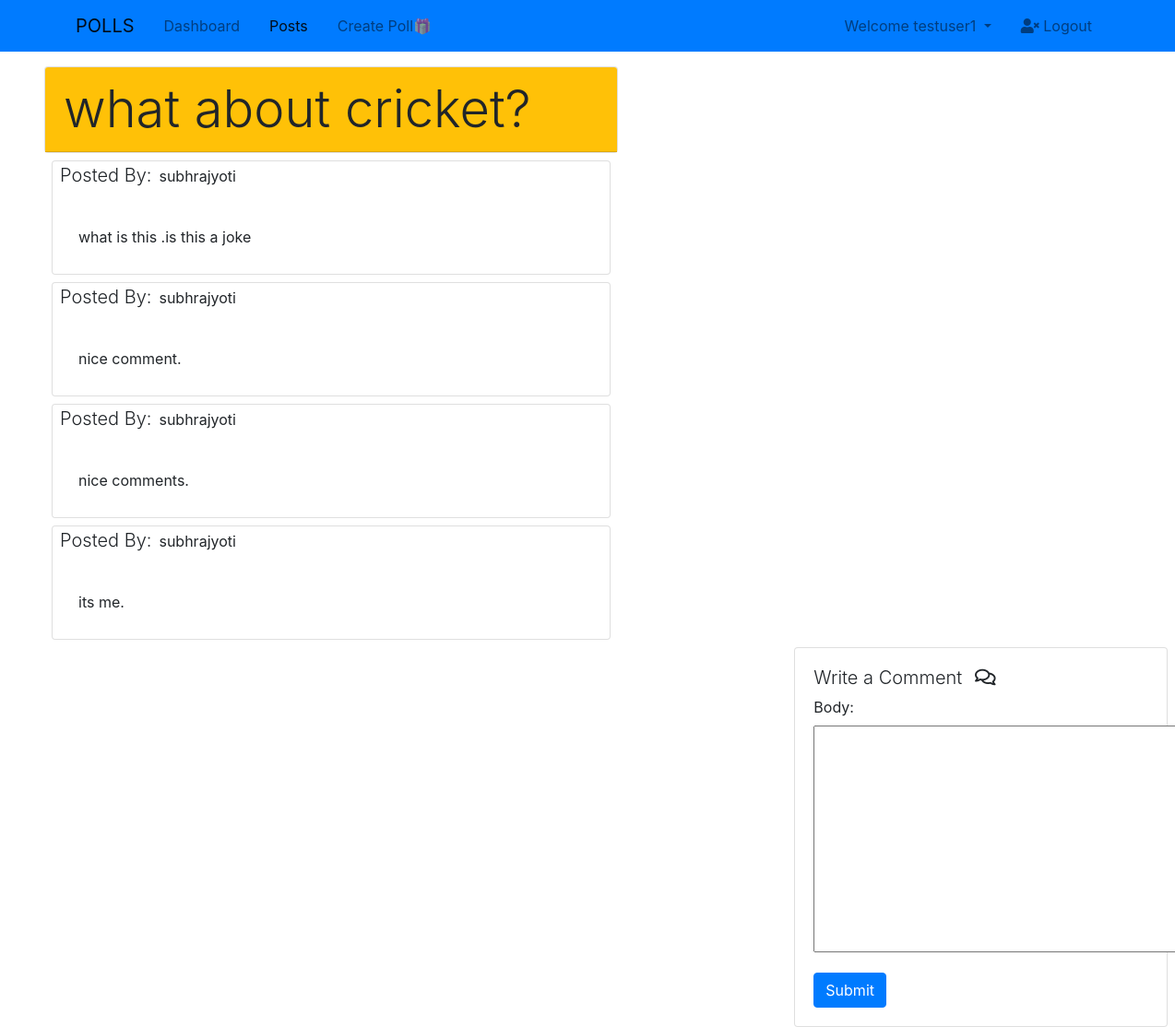
Page /comment/2/ (signed in) on the committed database.
### polls/models.py (models this page shows, shortened)
class Post(models.Model):
    content=models.TextField()
    created=models.DateTimeField(auto_now_add=True)
    like=models.ManyToManyField(User,related_name='poll_like',blank=True)
    dislike=models.ManyToManyField(User,related_name='poll_dislike',blank=True)
    catagory=models.CharField(max_length=20,null=True,choices=CATAGORIES)
    author=models.ForeignKey(Profile,on_delete=models.CASCADE,related_name="posts")
    def __str__(self):
        return str(self.content)

class Comment(models.Model):
    user=models.ForeignKey(Profile,on_delete=models.CASCADE)
    post=models.ForeignKey(Post,on_delete=models.CASCADE)
    body=models.TextField(max_length=200)

### profiles/models.py (models this page shows, shortened)
class Profile(models.Model):
    first_name=models.CharField(max_length=200,null=True)
    last_name=models.CharField(max_length=200,null=True)
    user=models.OneToOneField(User,on_delete=models.CASCADE)
    email=models.EmailField(max_length=200,blank=True)
    age_group=models.IntegerField(null=True)
    profile_pic=models.ImageField(default="avatar.jpg",null=True)
    def __str__(self):
        return self.user.username

### polls/views.py (the view, shortened to what this page needs)
# urls.py: path('comment/<int:id>/',commentView,name='blog-comment'),
@login_required
def commentView(request,id):
    post=Post.objects.get(id=id)
    form=giveCommentForm(request.POST or None)
    comments=Comment.objects.all()
    context={"form":form,"post":post,'comments':comments}
    return render(request,'polls/comment.html',context)

### polls/forms.py
class giveCommentForm(forms.ModelForm):
    class Meta:
        model=Comment
        fields=['body']

### polls/templates/polls/comment.html (shortened to what this page needs)
{% extends 'polls/main.html' %}
{% block content %}
<div class="row">
    <div class="col-md-6 ml-5 mt-3">
        <div class="card">
            <div class="card-header bg-warning display-4">{{post}}</div>
        </div>
             {% for comment in comments%}
             <div class="card m-2">
                  <div class="card-title">
                    <span class="lead m-2">Posted By:</span>{{comment.user}}
                </div>
                <div class="card-body m-2">
                    {{comment.body}}
                </div>
             </div>
             {%endfor%}
    </div>
</div>
<div class="row">
    <div class="col-md-4 ml-auto mr-2">
        <div class="card">
            <div class="card-body">
                <h5 class="lead">Write a Comment <span class="m-2 "><i class="far fa-comments"></i></span></h5>
                <form method="POST" action="{% url 'blog-comment' post.id %}">
                    {{form.as_p}}
                    <input class="btn btn-primary" type="submit" name="comment">
                </form>
            </div>
        </div>
    </div>
</div>
{% endblock %}

### polls/templates/polls/navbar.html (shortened to what this page needs)
<nav class="navbar navbar-expand-lg navbar-light bg-primary p-2">
  <div class="container">
    <a href="{% url 'home' %}" class="navbar-brand">POLLS</a>
    <div class="collapse navbar-collapse" id="navbarCollapse">
      <ul class="navbar-nav">
        <li class="nav-item px-2">
          <a href="{% url 'dashboard' %}" class="nav-link ">Dashboard</a>
        </li>
        <li class="nav-item px-2">
          <a href="{% url 'home' %}" class="nav-link active">Posts</a>
        </li>
        <li class="nav-item px-2">
          <a href="{% url 'create-newpost'%}" class="nav-link">Create Poll🎁</a>
        </li>
      </ul>
      <ul class="navbar-nav ml-auto">
        <li class="nav-item dropdown mr-3">
          <a href="#" class="nav-link dropdown-toggle" data-toggle="dropdown">
           Welcome {{user}}
          </a>
        </li>
        <li class="nav-item">
          <a href="{% url 'account_logout' %}" class="nav-link">
            <i class="fas fa-user-times"></i> Logout
          </a>
        </li>
      </ul>
    </div>
  </div>
</nav>

### polls/templates/polls/main.html (style rules this page uses)
body { overflow-x: hidden; }

### rows in the picture
Post: content "what about cricket?"
Comment: user "subhrajyoti", body "what is this .is this a joke"
Comment: user "subhrajyoti", body "nice comment."
Comment: user "subhrajyoti", body "nice comments."
Comment: user "subhrajyoti", body "its me."

### other values in the picture
{{ user }} "testuser1"
